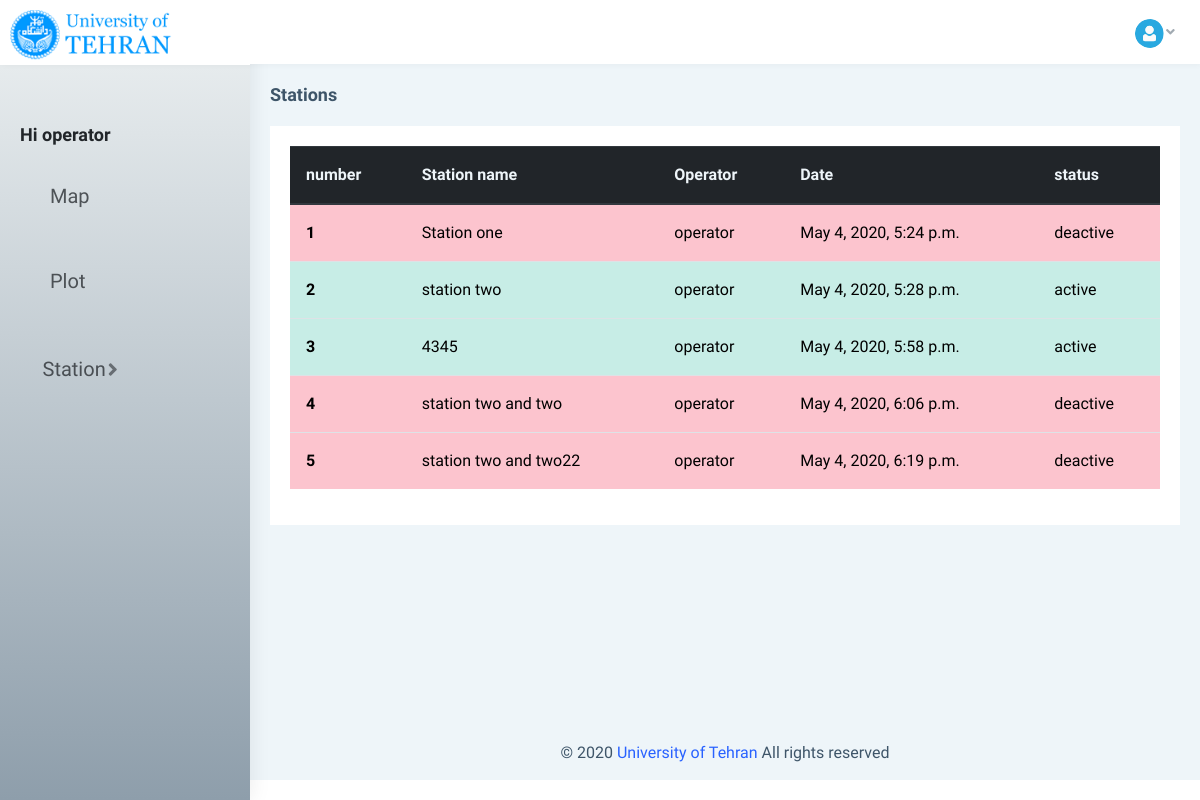
The page /stations/ (signed in) on the database its author committed.
### users/models.py (models this page shows)
class CustomUser(AbstractUser):
    phone_number = models.PositiveIntegerField(null=True, blank=True, unique=True)
    email = models.EmailField(unique=True)
    email_confirmed = models.BooleanField(default=False)
    UsersTypes = (
        ('is_user', 'user'),
        ('is_operator', 'operator'),
        ('is_admin', 'admin'),
    )
    userType = models.CharField(max_length= 20, choices = UsersTypes, default='is_user')

### stations/models.py (models this page shows, shortened)
class Setup(models.Model):
	operator_name = models.CharField(max_length=150)
	station_name = models.CharField(max_length=150, unique=True)
	address = models.CharField(max_length=255, blank=False)
	description = models.TextField(blank=False)
	date = models.DateTimeField(auto_now_add=True)
	status = models.BooleanField(default=False)
	def get_absolute_url(self):
		return reverse('station_detail', args=[str(self.id)])

### stations/views.py (the view)
# urls.py: path('', station_list, name="station_list"),
@login_required(login_url='signpage')
def station_list(request):
	obj = request.user
	if obj.userType == 'is_user':
		raise PermissionDenied
	elif request.method == "GET":
		station_list = Setup.objects.all()
		return render(request, 'station_list.html', {'station_list':station_list})

### stations/templates/station_list.html (shortened to what this page needs)
{% extends "base.html" %} {% load static %} {% load crispy_forms_tags %}
{% block pageName %} Stations{% endblock %}
{% block content %}
<table class="table table-hover">
  <thead class="thead-dark">
    <tr>
      <th scope="col">number</th>
      <th scope="col">Station name</th>
      <th scope="col">Operator</th>
      <th scope="col">Date</th>
      <th scope="col">status</th>
    </tr>
  </thead>
  <tbody>
	{% for station in station_list %}
		{% if station.status == True %}
		    <tr class="table-success">
		      <th scope="row"><a href="{{ station.get_absolute_url }}">{{ forloop.counter }}</a></th>
		      <td><a href="{{ station.get_absolute_url }}">{{ station.station_name}}</a></td>
		      <td><a href="{{ station.get_absolute_url }}">{{station.operator_name}}</a></td>
		      <td><a href="{{ station.get_absolute_url }}">{{station.date}}</a></td>
		      <td><a href="{{ station.get_absolute_url }}">active</a></td>
		    </tr>
		{% else %}
			<tr class="table-danger">
		      <th scope="row"><a href="{{ station.get_absolute_url }}">{{ forloop.counter }}</a></th>
		      <td><a href="{{ station.get_absolute_url }}">{{ station.station_name}}</a></td>
		      <td><a href="{{ station.get_absolute_url }}">{{station.operator_name}}</a></td>
		      <td><a href="{{ station.get_absolute_url }}">{{station.date}}</a></td>
		      <td><a href="{{ station.get_absolute_url }}">deactive</a></td>
		    </tr>
		{% endif %}
    {% endfor %}
  </tbody>
</table>
{% endblock %}

### templates/base.html (shortened to what this page needs)
{% load static %}
<!DOCTYPE html>
<html>
<head>
    <link href="{% static 'dist/css/style.min.css' %}" rel="stylesheet">
    <link href="{% static 'dist/css/stations.css' %}" rel="stylesheet">
</head>
<body>
    <div id="main-wrapper" data-layout="vertical" data-navbarbg="skin5" data-sidebartype="full" data-sidebar-position="absolute" data-header-position="absolute" data-boxed-layout="full">
        <header class="topbar" data-navbarbg="skin5">
            <nav class="navbar top-navbar navbar-expand-md navbar-dark">
                <div class="navbar-header" data-logobg="skin5">
                    <a class="navbar-brand" href="https://ut.ac.ir" target="_blank">
                        <b class="logo-icon">
                                    <img src="{% static 'assets/images/logo.png' %}" alt="homepage" class="light-logo" />
                                </b>
                    </a>
                </div>
                <div class="navbar-collapse collapse" id="navbarSupportedContent" data-navbarbg="skin5">
                    <ul class="navbar-nav float-right">
                        <li class="nav-item dropdown">
                            <a class="nav-link dropdown-toggle text-muted waves-effect waves-dark pro-pic" href="" data-toggle="dropdown" aria-haspopup="true" aria-expanded="false"><img src="{% static 'assets/images/users/1.jpg' %}" alt="user" class="rounded-circle" width="31"><i class="fa fa-angle-down"> </i></a>
                        </li>
                    </ul>
                </div>
            </nav>
        </header>
        <aside class="left-sidebar" data-sidebarbg="skin6">
            <div class="scroll-sidebar">
                <nav class="sidebar-nav">
                    <ul id="sidebarnav">
                        <li>
                            <div class="user-profile d-flex no-block dropdown m-t-20">
                                <div class="user-content hide-menu m-l-10">
                                    <div class="main">
                                    </div>
                                    <h4 class="m-b-0 user-name font-medium"> Hi {{ request.user.username }} </h4>
                                </div>
                            </div>
                        </li>
                        <div class="User-profile-custom">
                            <li class="sidebar-item"> <a class="sidebar-link waves-effect waves-dark sidebar-link" href="{% url 'map' %}" aria-expanded="false"><i class="mdi mdi-map"></i><span class="hide-menu">Map</span></a></li>
                            <li class="sidebar-item"> <a class="sidebar-link waves-effect waves-dark sidebar-link" href="{% url 'plot' %}" aria-expanded="false"><i class="mdi mdi-chart-line"></i><span class="hide-menu">Plot</span></a></li>
                            {% if request.user.userType == 'is_operator' %}
                                <div class="sidebar-menu-Admins">
                                    <ul id="sidebarnav">
                                        <li class="sidebar-dropdown-Admins">
                                                <a class="sidebar-link waves-effect waves-dark sidebar-link" href="#">
                                                    <i class="mdi mdi-raspberrypi"></i>
                                                    <span class="hide-menu" style="color: #212529">Station</span>
                                                </a>
                                        </li>
                                    </ul>
                                </div>
                            {% endif %}
                        </div>
                    </ul>
                </nav>
            </div>
        </aside>
        <div class="page-wrapper">
            <div class="page-breadcrumb">
                <div class="row align-items-center">
                    <div class="col-5">
                        <h4 class="page-title">{% block pageName %}{% endblock %}</h4>
                    </div>
                </div>
            </div>
            <div class="container-fluid">
                <div class="row">
                    <div class="col-12">
                        <div class="card">
                            <div class="card-body">
                                {% block content %}{% endblock %}
                            </div>
                        </div>
                    </div>
                </div>
            </div>
            <footer class="footer text-center">
                © 2020 <a href="https://ut.ac.ir" target="_blank">University of Tehran</a> All rights reserved
            </footer>
        </div>
    </div>
</body>
</html>

### rows shown on the page
CustomUser: user.username "operator"
Setup: station_name "Station one", operator_name "operator", date "May 4, 2020, 5:24 p.m."
Setup: station_name "station two", operator_name "operator", date "May 4, 2020, 5:28 p.m."
Setup: station_name "4345", operator_name "operator", date "May 4, 2020, 5:58 p.m."
Setup: station_name "station two and two", operator_name "operator", date "May 4, 2020, 6:06 p.m."
Setup: station_name "station two and two22", operator_name "operator", date "May 4, 2020, 6:19 p.m."
